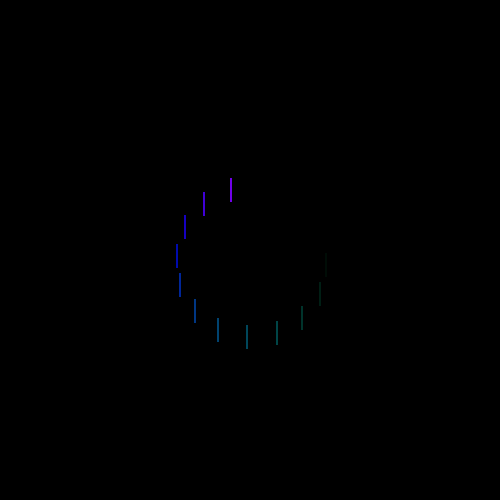
Frame 1 (no input)
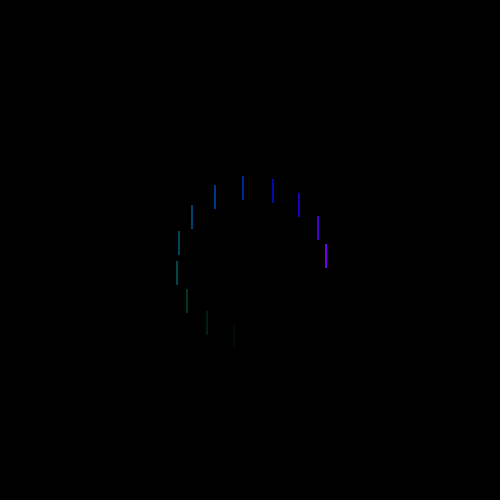
Frame 60 (the mouse pressed at the canvas centre just before this capture)
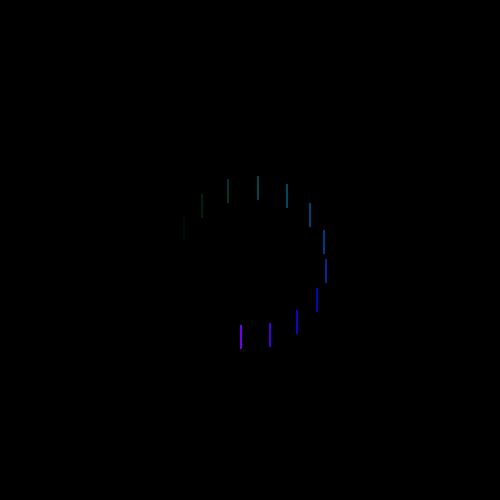
Frame 120 (the mouse held since frame 60 and released just before this capture)

The Processing sketch that drew these frames (run headless with seeded random() and noise(); from frame 60 on, the mouse is pressed at the canvas centre):

// Processing sketch: loading_icon
// ── loading_icon.pde
// color: 150, 190, 222, 244, 255, 273
float a = 0;
int r = 75;
int size = 12;

AnglePoint[] pp = new AnglePoint[size];

void setup() {
  size(500, 500);
  colorMode(HSB, 360, 100, 100);
  smooth();

  for (int i=0; i< size; i++, a += 0.4) {
    PVector point = new PVector();
    point.x = r * cos(a);
    point.y = r * sin(a);

    AnglePoint p = new AnglePoint(point, a);
    int hue = int(map(i, 0, size, 150, 280));
    int brightness = int(map(i, 0, size, 5, 100));
    p.c = color(hue, 100, brightness);

    pp[i] = p;
  }
}

void experiment0(AnglePoint p) {
  // rotate(p.a);

  fill(p.c);
  rect(p.X(), p.Y(), 3, 25);
}

void experiment4(AnglePoint p) {
  rotate(p.a);

  fill(p.c);
  rect(p.X(), p.Y(), 3, 25);
}

void experiment1(AnglePoint p) {
  rotate(a);

  fill(p.c);
  rect(p.X(), p.Y(), 3, 25);
}

void experiment2(AnglePoint p) {
  stroke(p.c);
  // line(p.X(), p.Y(), p.X(), 30);
  line(p.X(), p.Y(), 30, 30);  //v2
}

void experiment3(AnglePoint p) {
  fill(p.c);
  rect(p.X(), p.Y(), 3, 25);
}

void draw() {
  translate(width/2, height/2);
  background(0);

  for (int i=0; i< size; i++) {
    AnglePoint p = pp[i];
    PVector point = p.p;

    float newA = p.a + 0.03;
    p.a = newA;
    point.x = r * cos(newA);
    point.y = r * sin(newA);

    experiment3(p);

    // ellipse(p.X(), p.Y(), 20, 20);  // default
  }
}

class AnglePoint {
  PVector p;
  float a;
  color c;

  AnglePoint(PVector point, float angle) {
    p = point;
    a = angle;
  }

  float X() {
    return p.x;
  }

  float Y() {
    return p.y;
  }
}
